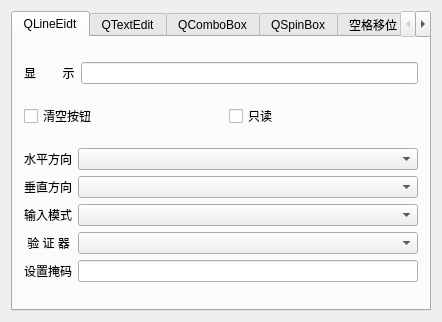
<?xml version="1.0" encoding="UTF-8"?>
<ui version="4.0">
 <class>InputWidget</class>
 <widget class="QWidget" name="InputWidget">
  <property name="geometry">
   <rect>
    <x>0</x>
    <y>0</y>
    <width>442</width>
    <height>318</height>
   </rect>
  </property>
  <property name="windowTitle">
   <string>InputWidget</string>
  </property>
  <layout class="QHBoxLayout" name="horizontalLayout_13">
   <item>
    <layout class="QHBoxLayout" name="horizontalLayout"/>
   </item>
   <item>
    <widget class="QTabWidget" name="tabWidget">
     <property name="minimumSize">
      <size>
       <width>400</width>
       <height>300</height>
      </size>
     </property>
     <property name="currentIndex">
      <number>0</number>
     </property>
     <widget class="QWidget" name="tab">
      <attribute name="title">
       <string>QLineEidt</string>
      </attribute>
      <layout class="QHBoxLayout" name="horizontalLayout_5">
       <item>
        <layout class="QVBoxLayout" name="verticalLayout_3">
         <item>
          <layout class="QHBoxLayout" name="horizontalLayout_3">
           <item>
            <widget class="QLabel" name="label">
             <property name="text">
              <string>显        示</string>
             </property>
            </widget>
           </item>
           <item>
            <widget class="QLineEdit" name="lineEdit">
             <property name="minimumSize">
              <size>
               <width>300</width>
               <height>0</height>
              </size>
             </property>
            </widget>
           </item>
          </layout>
         </item>
         <item>
          <layout class="QHBoxLayout" name="horizontalLayout_2">
           <item>
            <widget class="QCheckBox" name="checkBox_clearBtn">
             <property name="minimumSize">
              <size>
               <width>90</width>
               <height>0</height>
              </size>
             </property>
             <property name="text">
              <string>清空按钮</string>
             </property>
            </widget>
           </item>
           <item>
            <spacer name="horizontalSpacer">
             <property name="orientation">
              <enum>Qt::Horizontal</enum>
             </property>
             <property name="sizeHint" stdset="0">
              <size>
               <width>40</width>
               <height>20</height>
              </size>
             </property>
            </spacer>
           </item>
           <item>
            <widget class="QCheckBox" name="checkBox_readOnly">
             <property name="minimumSize">
              <size>
               <width>80</width>
               <height>0</height>
              </size>
             </property>
             <property name="text">
              <string>只读</string>
             </property>
            </widget>
           </item>
           <item>
            <spacer name="horizontalSpacer_2">
             <property name="orientation">
              <enum>Qt::Horizontal</enum>
             </property>
             <property name="sizeHint" stdset="0">
              <size>
               <width>40</width>
               <height>20</height>
              </size>
             </property>
            </spacer>
           </item>
          </layout>
         </item>
         <item>
          <layout class="QHBoxLayout" name="horizontalLayout_4">
           <item>
            <layout class="QVBoxLayout" name="verticalLayout_2">
             <item>
              <widget class="QLabel" name="label_3">
               <property name="text">
                <string>水平方向</string>
               </property>
              </widget>
             </item>
             <item>
              <widget class="QLabel" name="label_4">
               <property name="text">
                <string>垂直方向</string>
               </property>
              </widget>
             </item>
             <item>
              <widget class="QLabel" name="label_5">
               <property name="text">
                <string>输入模式</string>
               </property>
              </widget>
             </item>
             <item>
              <widget class="QLabel" name="label_2">
               <property name="text">
                <string> 验 证 器</string>
               </property>
              </widget>
             </item>
             <item>
              <widget class="QLabel" name="label_6">
               <property name="text">
                <string>设置掩码</string>
               </property>
              </widget>
             </item>
            </layout>
           </item>
           <item>
            <layout class="QVBoxLayout" name="verticalLayout">
             <item>
              <widget class="QComboBox" name="combo_inputH">
               <property name="minimumSize">
                <size>
                 <width>0</width>
                 <height>0</height>
                </size>
               </property>
              </widget>
             </item>
             <item>
              <widget class="QComboBox" name="combo_inputV"/>
             </item>
             <item>
              <widget class="QComboBox" name="combo_echoMode"/>
             </item>
             <item>
              <widget class="QComboBox" name="combo_validator"/>
             </item>
             <item>
              <widget class="QLineEdit" name="lineEdit_inputMask"/>
             </item>
            </layout>
           </item>
          </layout>
         </item>
        </layout>
       </item>
      </layout>
     </widget>
     <widget class="QWidget" name="tab_2">
      <attribute name="title">
       <string>QTextEdit</string>
      </attribute>
      <layout class="QHBoxLayout" name="horizontalLayout_9">
       <item>
        <layout class="QVBoxLayout" name="verticalLayout_9">
         <item>
          <widget class="QTextEdit" name="textEdit"/>
         </item>
         <item>
          <layout class="QHBoxLayout" name="horizontalLayout_8">
           <item>
            <layout class="QVBoxLayout" name="verticalLayout_4">
             <item>
              <widget class="QLabel" name="label_8">
               <property name="text">
                <string>光标宽度</string>
               </property>
              </widget>
             </item>
             <item>
              <widget class="QLabel" name="label_7">
               <property name="text">
                <string>文本像素宽度</string>
               </property>
              </widget>
             </item>
             <item>
              <widget class="QLabel" name="label_9">
               <property name="text">
                <string>设置tab键缩进距离</string>
               </property>
              </widget>
             </item>
            </layout>
           </item>
           <item>
            <layout class="QVBoxLayout" name="verticalLayout_5">
             <item>
              <widget class="QSpinBox" name="spinBox_cursorWidth"/>
             </item>
             <item>
              <widget class="QSpinBox" name="spinBox_lineWrapColumnOrWidth"/>
             </item>
             <item>
              <widget class="QSpinBox" name="spinBox_tabStopWidth"/>
             </item>
            </layout>
           </item>
           <item>
            <layout class="QVBoxLayout" name="verticalLayout_8">
             <item>
              <layout class="QHBoxLayout" name="horizontalLayout_6">
               <item>
                <widget class="QCheckBox" name="checkBox_overwriteMode">
                 <property name="text">
                  <string>插入模式</string>
                 </property>
                </widget>
               </item>
               <item>
                <widget class="QCheckBox" name="checkBox_tabChangesFocus">
                 <property name="text">
                  <string>接收tab输入</string>
                 </property>
                </widget>
               </item>
              </layout>
             </item>
             <item>
              <layout class="QHBoxLayout" name="horizontalLayout_7">
               <item>
                <layout class="QVBoxLayout" name="verticalLayout_6">
                 <item>
                  <widget class="QLabel" name="label_19">
                   <property name="text">
                    <string>换行模式</string>
                   </property>
                  </widget>
                 </item>
                 <item>
                  <widget class="QLabel" name="label_20">
                   <property name="text">
                    <string>单词换行模式</string>
                   </property>
                  </widget>
                 </item>
                </layout>
               </item>
               <item>
                <layout class="QVBoxLayout" name="verticalLayout_7">
                 <item>
                  <widget class="QComboBox" name="comboBox_lineWrapMode"/>
                 </item>
                 <item>
                  <widget class="QComboBox" name="comboBox_wordWrapMode"/>
                 </item>
                </layout>
               </item>
              </layout>
             </item>
            </layout>
           </item>
          </layout>
         </item>
        </layout>
       </item>
      </layout>
     </widget>
     <widget class="QWidget" name="tab_3">
      <attribute name="title">
       <string>QComboBox</string>
      </attribute>
      <layout class="QHBoxLayout" name="horizontalLayout_17">
       <item>
        <layout class="QVBoxLayout" name="verticalLayout_11">
         <item>
          <layout class="QHBoxLayout" name="horizontalLayout_15">
           <property name="spacing">
            <number>0</number>
           </property>
           <property name="sizeConstraint">
            <enum>QLayout::SetMinimumSize</enum>
           </property>
           <item>
            <widget class="QLabel" name="label_21">
             <property name="minimumSize">
              <size>
               <width>120</width>
               <height>0</height>
              </size>
             </property>
             <property name="maximumSize">
              <size>
               <width>120</width>
               <height>20</height>
              </size>
             </property>
             <property name="text">
              <string>学生信息</string>
             </property>
            </widget>
           </item>
           <item>
            <widget class="QComboBox" name="combo_student"/>
           </item>
          </layout>
         </item>
         <item>
          <layout class="QHBoxLayout" name="horizontalLayout_16">
           <item>
            <layout class="QVBoxLayout" name="verticalLayout_10">
             <item>
              <layout class="QHBoxLayout" name="horizontalLayout_11">
               <item>
                <widget class="QCheckBox" name="check_editable">
                 <property name="minimumSize">
                  <size>
                   <width>120</width>
                   <height>0</height>
                  </size>
                 </property>
                 <property name="maximumSize">
                  <size>
                   <width>120</width>
                   <height>16777215</height>
                  </size>
                 </property>
                 <property name="text">
                  <string>是否可编辑</string>
                 </property>
                </widget>
               </item>
               <item>
                <widget class="QCheckBox" name="check_duplicatesEnabled">
                 <property name="text">
                  <string>是否可以重命名</string>
                 </property>
                </widget>
               </item>
              </layout>
             </item>
             <item>
              <layout class="QHBoxLayout" name="horizontalLayout_12">
               <item>
                <widget class="QLabel" name="label_22">
                 <property name="minimumSize">
                  <size>
                   <width>120</width>
                   <height>0</height>
                  </size>
                 </property>
                 <property name="maximumSize">
                  <size>
                   <width>120</width>
                   <height>16777215</height>
                  </size>
                 </property>
                 <property name="text">
                  <string>最大显示数目</string>
                 </property>
                </widget>
               </item>
               <item>
                <widget class="QSpinBox" name="spinBox_maxCount"/>
               </item>
              </layout>
             </item>
             <item>
              <layout class="QHBoxLayout" name="horizontalLayout_14">
               <item>
                <widget class="QLabel" name="label_23">
                 <property name="minimumSize">
                  <size>
                   <width>120</width>
                   <height>0</height>
                  </size>
                 </property>
                 <property name="maximumSize">
                  <size>
                   <width>120</width>
                   <height>16777215</height>
                  </size>
                 </property>
                 <property name="text">
                  <string>最大可录入学生个数</string>
                 </property>
                </widget>
               </item>
               <item>
                <widget class="QSpinBox" name="spinBox_maxVisibleItems"/>
               </item>
              </layout>
             </item>
             <item>
              <layout class="QHBoxLayout" name="horizontalLayout_10">
               <item>
                <widget class="QLabel" name="label_24">
                 <property name="minimumSize">
                  <size>
                   <width>120</width>
                   <height>0</height>
                  </size>
                 </property>
                 <property name="maximumSize">
                  <size>
                   <width>120</width>
                   <height>16777215</height>
                  </size>
                 </property>
                 <property name="text">
                  <string>插入策略</string>
                 </property>
                </widget>
               </item>
               <item>
                <widget class="QComboBox" name="combo_insertPolicy"/>
               </item>
              </layout>
             </item>
            </layout>
           </item>
           <item>
            <layout class="QVBoxLayout" name="verticalLayout_12">
             <item>
              <spacer name="horizontalSpacer_3">
               <property name="orientation">
                <enum>Qt::Horizontal</enum>
               </property>
               <property name="sizeHint" stdset="0">
                <size>
                 <width>40</width>
                 <height>20</height>
                </size>
               </property>
              </spacer>
             </item>
             <item>
              <widget class="QLabel" name="label_student">
               <property name="minimumSize">
                <size>
                 <width>50</width>
                 <height>0</height>
                </size>
               </property>
               <property name="maximumSize">
                <size>
                 <width>50</width>
                 <height>16777215</height>
                </size>
               </property>
               <property name="text">
                <string>当前学生信息</string>
               </property>
              </widget>
             </item>
             <item>
              <spacer name="horizontalSpacer_4">
               <property name="orientation">
                <enum>Qt::Horizontal</enum>
               </property>
               <property name="sizeHint" stdset="0">
                <size>
                 <width>40</width>
                 <height>20</height>
                </size>
               </property>
              </spacer>
             </item>
             <item>
              <spacer name="horizontalSpacer_5">
               <property name="orientation">
                <enum>Qt::Horizontal</enum>
               </property>
               <property name="sizeHint" stdset="0">
                <size>
                 <width>40</width>
                 <height>20</height>
                </size>
               </property>
              </spacer>
             </item>
            </layout>
           </item>
          </layout>
         </item>
        </layout>
       </item>
      </layout>
     </widget>
     <widget class="QWidget" name="tab_4">
      <attribute name="title">
       <string>QSpinBox</string>
      </attribute>
      <widget class="WeekSpinBox" name="spinBox_4">
       <property name="geometry">
        <rect>
         <x>0</x>
         <y>0</y>
         <width>331</width>
         <height>101</height>
        </rect>
       </property>
       <property name="font">
        <font>
         <pointsize>100</pointsize>
        </font>
       </property>
      </widget>
     </widget>
     <widget class="QWidget" name="tab_5">
      <attribute name="title">
       <string>空格移位</string>
      </attribute>
      <layout class="QHBoxLayout" name="horizontalLayout_19">
       <item>
        <layout class="QHBoxLayout" name="horizontalLayout_18">
         <item>
          <widget class="QPlainTextEdit" name="plainTextEdit"/>
         </item>
         <item>
          <layout class="QVBoxLayout" name="verticalLayout_13">
           <property name="sizeConstraint">
            <enum>QLayout::SetDefaultConstraint</enum>
           </property>
           <item>
            <widget class="QLineEdit" name="lineEdit_3">
             <property name="minimumSize">
              <size>
               <width>30</width>
               <height>30</height>
              </size>
             </property>
             <property name="maximumSize">
              <size>
               <width>30</width>
               <height>30</height>
              </size>
             </property>
            </widget>
           </item>
           <item alignment="Qt::AlignLeft|Qt::AlignTop">
            <widget class="QPushButton" name="pushButton">
             <property name="minimumSize">
              <size>
               <width>40</width>
               <height>190</height>
              </size>
             </property>
             <property name="maximumSize">
              <size>
               <width>40</width>
               <height>16777215</height>
              </size>
             </property>
             <property name="text">
              <string>&gt;&gt;</string>
             </property>
            </widget>
           </item>
          </layout>
         </item>
         <item>
          <widget class="QPlainTextEdit" name="plainTextEdit_2"/>
         </item>
        </layout>
       </item>
      </layout>
     </widget>
     <widget class="QWidget" name="tab_6">
      <attribute name="title">
       <string>页</string>
      </attribute>
      <widget class="QLineEdit" name="lineEdit_2">
       <property name="geometry">
        <rect>
         <x>20</x>
         <y>20</y>
         <width>113</width>
         <height>21</height>
        </rect>
       </property>
      </widget>
      <widget class="QLabel" name="label_10">
       <property name="geometry">
        <rect>
         <x>160</x>
         <y>20</y>
         <width>59</width>
         <height>16</height>
        </rect>
       </property>
       <property name="text">
        <string>TextLabel</string>
       </property>
      </widget>
      <widget class="QSlider" name="horizontalSlider">
       <property name="geometry">
        <rect>
         <x>20</x>
         <y>60</y>
         <width>160</width>
         <height>22</height>
        </rect>
       </property>
       <property name="orientation">
        <enum>Qt::Horizontal</enum>
       </property>
      </widget>
     </widget>
    </widget>
   </item>
  </layout>
 </widget>
 <layoutdefault spacing="6" margin="11"/>
 <customwidgets>
  <customwidget>
   <class>WeekSpinBox</class>
   <extends>QSpinBox</extends>
   <header>weekspinbox.h</header>
  </customwidget>
 </customwidgets>
 <resources/>
 <connections/>
</ui>
